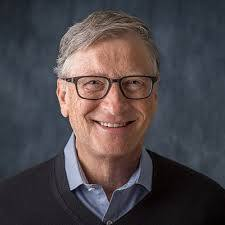
#> input picture ibad_No_other_allow.py/images/bill.jpeg, 225 x 225 px, found by its file name
$ python 10_Blurring_techniques.py
#> lines starting #> are read from the running program, lines starting #| are printed output that depends on the picture
import cv2 as cv
import numpy as np

img = cv.imread("images/bill.jpeg")
#> img is the input picture: shape (225, 225, 3); mean B, G, R 74.1, 70.6, 77.1
cv.imshow("img45 ", img)

# averaging
average = cv.blur(img, (3, 3))
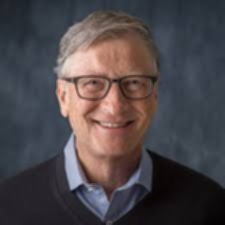
#> average: shape (225, 225, 3); mean B, G, R 74.1, 70.6, 77.1
cv.imshow("average", average)
# gaussion blur

gauss = cv.GaussianBlur(img, (3, 3), 0)
cv.imshow("GaussianBlur ", gauss)

# median blur
median = cv.medianBlur(img, 7)
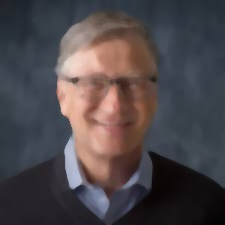
#> median: shape (225, 225, 3); mean B, G, R 74.3, 70.9, 77.4
cv.imshow("median blur ", median)

# bilateral

bilateral = cv.bilateralFilter(img, 10, 35, 25)
cv.imshow("Bilateral", bilateral)
cv.waitKey(0)

$ run again, with ibad_No_other_allow.py/images/IMG-20220331-WA0012 - Copy.jpg copied over ibad_No_other_allow.py/images/bill.jpeg
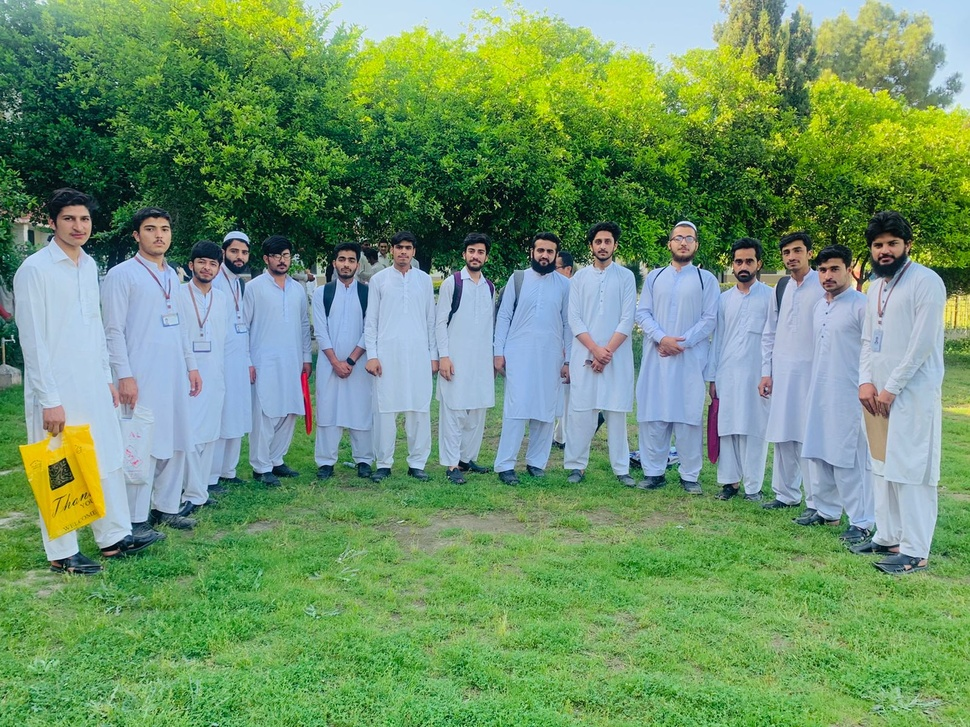
#> input picture ibad_No_other_allow.py/images/IMG-20220331-WA0012 - Copy.jpg, 970 x 727 px, shrunk from 1600 x 1200 before the run, found by its file name
#> img is the input picture: shape (727, 970, 3); mean B, G, R 109.9, 149.6, 112.8
#> `median = cv.medianBlur(img, 7)`:
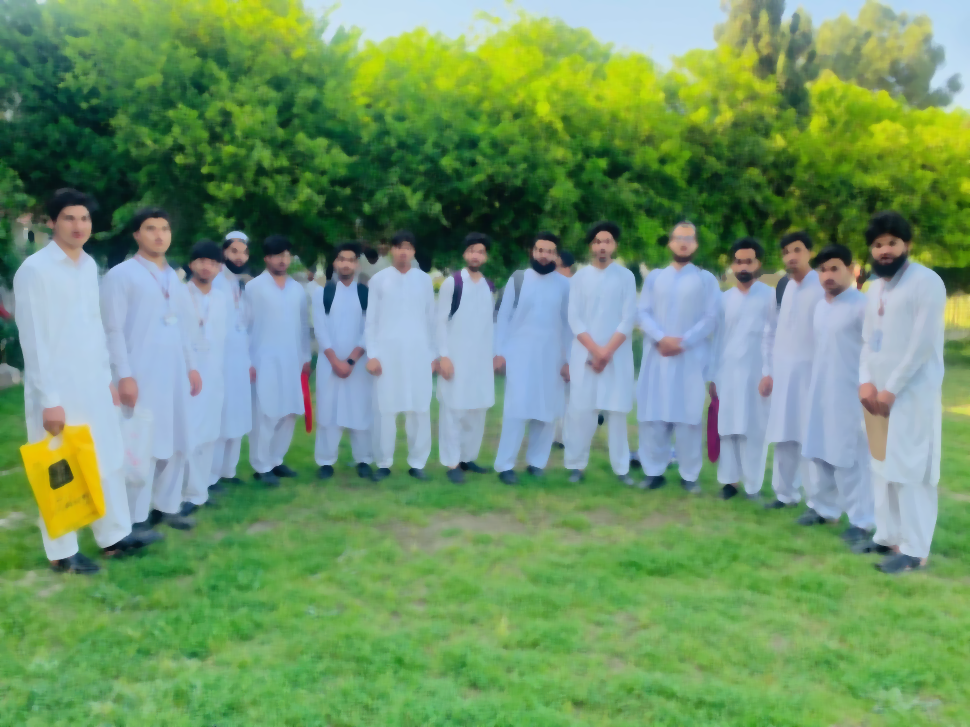
#> median: shape (727, 970, 3); mean B, G, R 109.9, 150.1, 113
